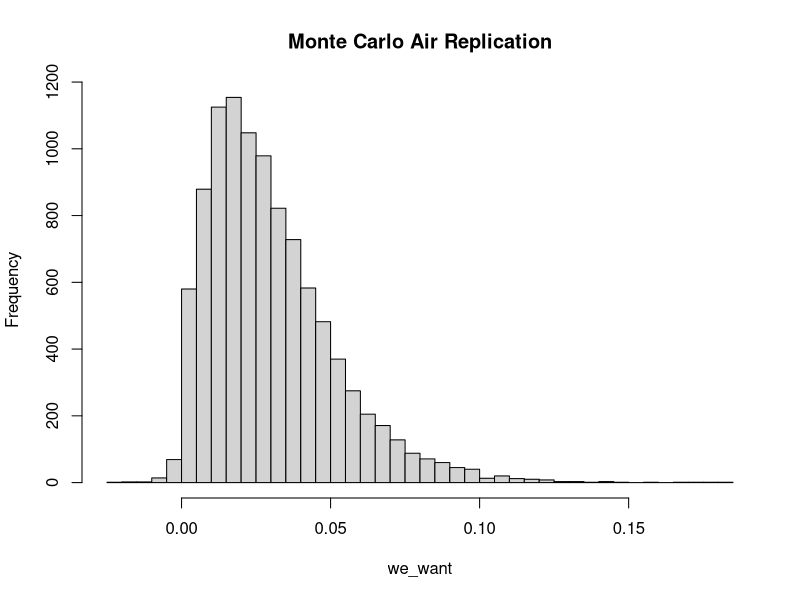
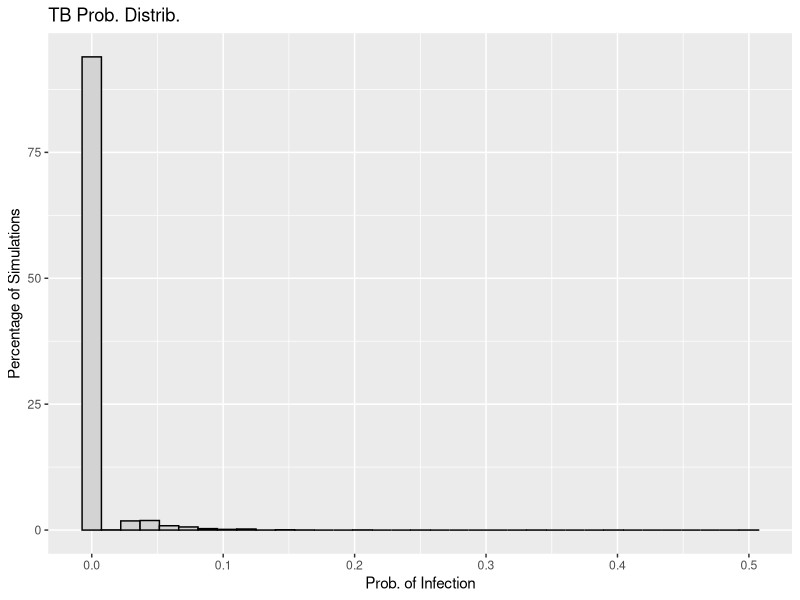
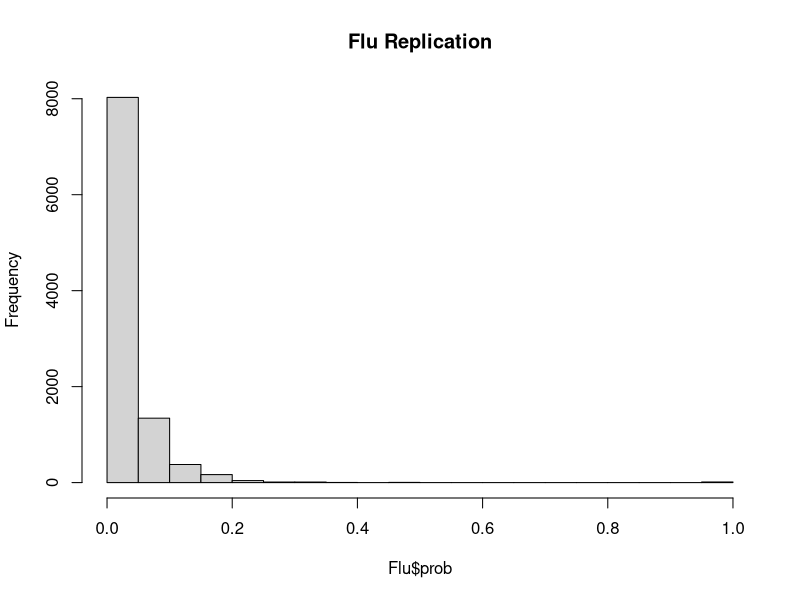
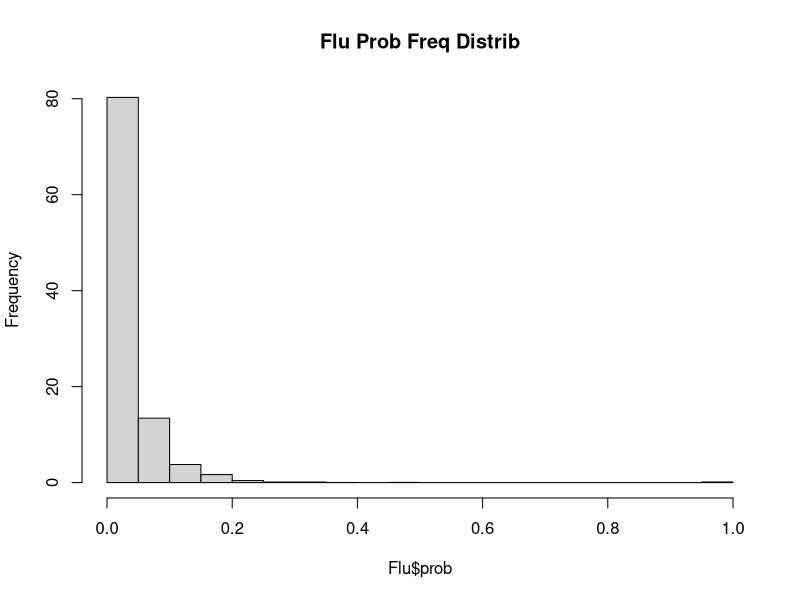
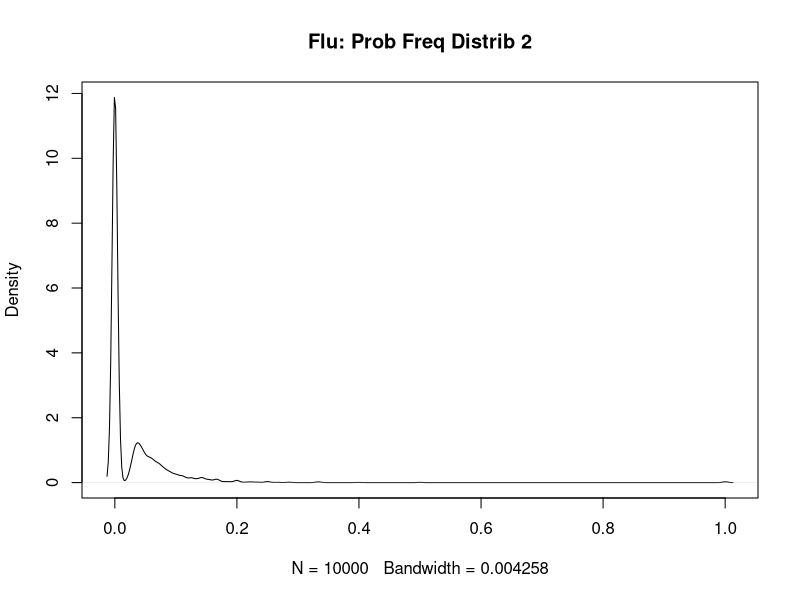
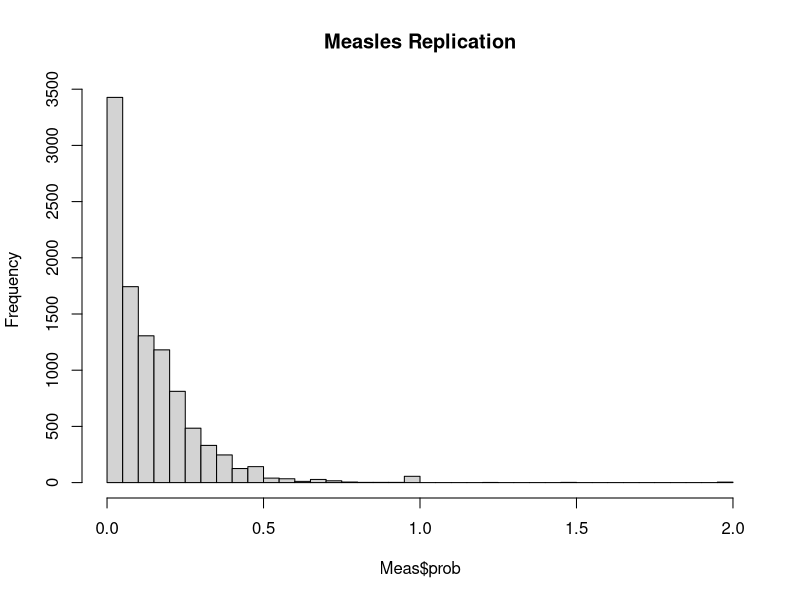
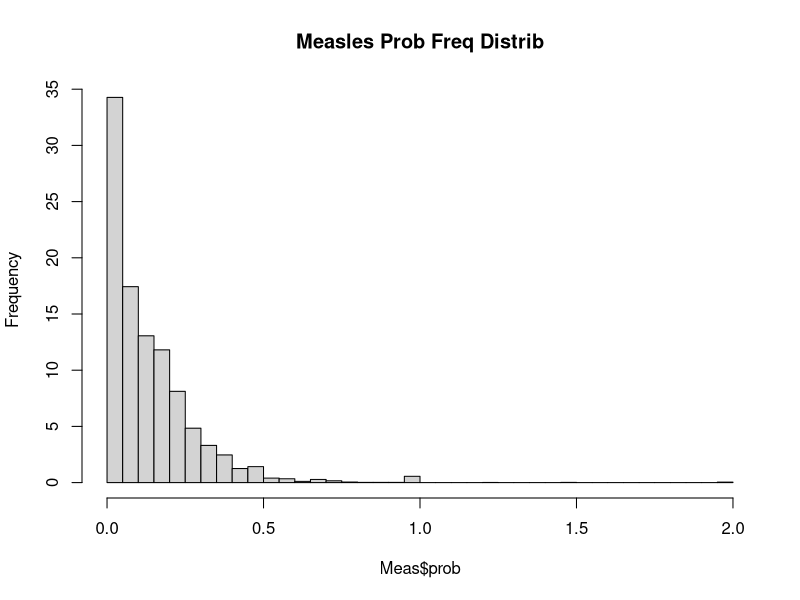
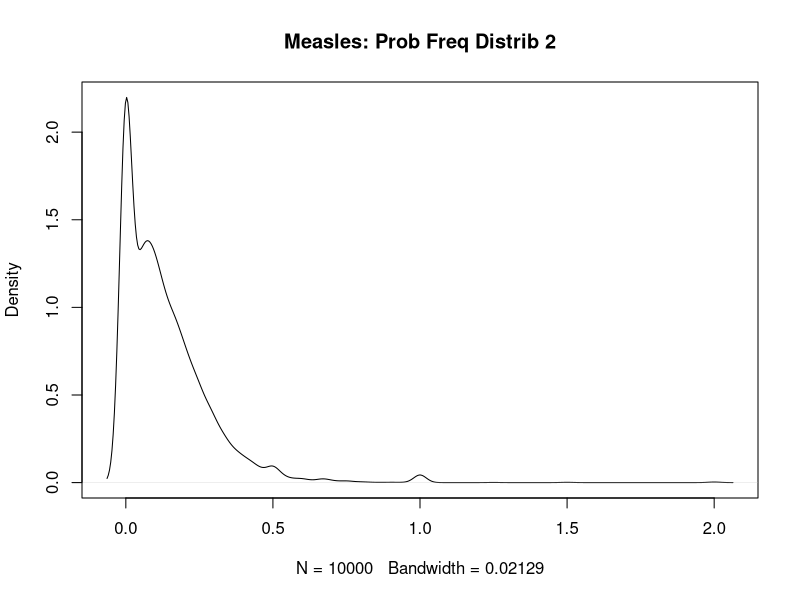

Generate these figures, in order, with R: (Note: this script raises an error after producing the figures.)
## ---- chunk 1
set.seed(400)
## ---- chunk 2
library(dplyr)
library(stats)
library(tidyr)
library(tidyverse)
library(broom)
library(ggplot2)
library(tibble)
## ---- chunk 3
m <- 10000

monte_AIR <- function(m) {
  storing <- numeric(m)
  for (i in 1:m){
    p <- rnorm(1, mean = 0.48, sd = 0.20)
    I <- 1
    phi <- rnorm(1, mean = 100, sd = 20)
    V <- 132
    N <- rnorm(1, mean = 3, sd = 0.5)
    t <- rnorm(1, mean = 0.5, sd = 0.167)
  
    form <- ((p*I*phi)/V) * ((N*t + exp(-N*t) - 1) / (N^2))
  
    storing[i] <- 1 - exp(-form)
  }
  return(storing)
}

we_want <- monte_AIR(m)

mean(we_want)

hist(we_want , breaks = 35, main = "Monte Carlo Air Replication")
## ---- chunk 4
# Wells-Riley formula: 

## vent_mean = 4 <- ventilation rate
## breath_mean = 0.48 <- pumonary ventilation rate
## time_mean = 0.5 <- 30min /1 hr

air_monte <- function(m = 10000, quanta_mean, quanta_sd, 
                      room_vol=132, infect=1, vent_mean=4, vent_sd=1, 
                      breath_mean=0.48, breath_sd=0.2, 
                      time_mean=0.5, time_sd=0.167, s_mean = 19, s_sd=10) {

  
    p_vec <- pmax(rnorm(m, breath_mean, breath_sd), 0)
    phi_vec <- pmax(rnorm(m, quanta_mean, quanta_sd), 0)
    t_vec <- pmax(rnorm(m, time_mean, time_sd), 0)
    Q_vec <- pmax(rnorm(m, vent_mean, vent_sd), 0.01)
    S0_vec <- pmax(round(rnorm(m, s_mean, s_sd)), 1)
    I_vec <- infect
    
      # exposure term
    X_vec <- (I_vec * phi_vec * p_vec * t_vec) / Q_vec
    
      # infection prob. 
    P_vec <- 1 - exp(-X_vec)
    
    new_infect <- S0_vec * P_vec
    S_after <- S0_vec - new_infect
    
    res_df <- tibble::tibble(
      p = p_vec, phi=phi_vec, t=t_vec, Q=Q_vec, S0=S0_vec, 
      X=X_vec, prob=P_vec, infections=new_infect, survivors=S_after
    )
    
    summ <- list(
      mean_prob = mean(res_df$prob),
      mean_infections = mean(res_df$infections),
      prob_quantiles = quantile(res_df$prob, c(0.25,0.5,0.75,0.9,0.95)),
      inf_quantiles = quantile(res_df$infections, c(0.25,0.5,0.75,0.9,0.95))
    )
    return(list(data=res_df, summary=summ))
}

plot_prob <- function(sim_res, title="Infection Prob. Distribution"){
  df <- sim_res$data
  ggplot(df, aes(x=prob)) +
    geom_histogram(aes(y=..count.. / sum(..count..) * 100), bins=35, closed="left") +
    labs(x="Infection Prob. for an Individual(P)", 
         y="Percent of Simulation (%)",
         title=title)
}
## ---- chunk 5
TB <- air_monte(m=10000, quanta_mean=12.7, quanta_sd=3.0)
Flu <- air_monte(m=10000, quanta_mean=100, quanta_sd=25.0)
Meas <- air_monte(m=10000, quanta_mean=570, quanta_sd=143.0)
SARS <- air_monte(m=10000, quanta_mean=2.7, quanta_sd=1.2)

TB

## ---- chunk 6
better_monte <- function(m = 10000, dis_quanta, quanta_sd, room_vol = 132, 
                         infected_individuals = 1, ACH = 4){ 
  probability_inf <- numeric(m)
  num_new_infect <- numeric(m)
  sus_persons <- numeric(m)

  for(i in 1:m) {
    
    p_2 <- max(rnorm(1, mean = 0.48, sd = 0.20), 0)
    phi_2 <- max(rnorm(1, mean = dis_quanta, sd = quanta_sd),0)
    t_2 <- max(rnorm(1, mean = 0.5, sd = 0.167), 0)
    S0 <- max(round(rnorm(1, mean = 19, sd = 10)),1)
    
    q_2 <- infected_individuals * phi_2
 
    
    nucci <- ((p_2*q_2)/room_vol) * 
      ((ACH * t_2 + exp(-ACH *t_2) -1) / (ACH^2))
    
    S_t <- S0 * exp(-nucci)
    
    
    exp_inf <- S0 - S_t
    inf <- rpois(1, lambda = exp_inf)
    
    sus_prob <- inf / S0
    
    probability_inf[i] <- sus_prob
    num_new_infect[i] <- inf
    sus_persons[i] <- S_t
  }
  
  return(list(prob = probability_inf,
              infections = num_new_infect,
              survivors = sus_persons,
              summary = list(mean_prob = mean(probability_inf),
                             mean_infections = mean(num_new_infect),
                             prob_quantiles = quantile(probability_inf, 
                                                       c(0.25, 0.5, 0.75, 
                                                         0.9, 0.95)),
                             inf_quantiles = quantile(num_new_infect, 
                                                      c(0.25, 0.5, 0.75, 
                                                        0.9, 0.95)))))

}

TB <- better_monte(10000, dis_quanta = 12.7, quanta_sd = 3.0,
                   room_vol = 132, infected_individuals = 1, 
                   ACH = 4)

TB

mean(TB$prob)

TB_df <- data.frame(prob = TB$prob)

TB_plot <- ggplot(data = TB_df, aes(x = prob)) + 
  geom_histogram(aes(y = ..count.. /sum(..count..) *100),
                 bins = 35, 
                 fill = "lightgrey",
                 color = "black") +
  labs(title = "TB Prob. Distrib.",
       x = "Prob. of Infection",
       y = "Percentage of Simulations")

TB_plot

## ---- chunk 7
Flu <- better_monte(10000, dis_quanta = 100, quanta_sd = 25.0,
                   room_vol = 132, infected_individuals = 1, 
                   ACH = 4)

mean(Flu$prob)
hFlu <- hist(Flu$prob, breaks = 35, main = "Flu Replication")

hFlu$counts <- hFlu$counts / sum(hFlu$counts) * 100

plot(hFlu, main = "Flu Prob Freq Distrib")


densF <- density(Flu$prob)

densF$y <- densF$y / sum(densF$y) *100

plot(densF, main = "Flu: Prob Freq Distrib 2")
## ---- chunk 8
Meas <- better_monte(10000, dis_quanta = 570, quanta_sd = 173.0,
                   room_vol = 132, infected_individuals = 1, 
                   ACH = 4)

mean(Meas$prob)

hM <- hist(Meas$prob, breaks = 35, main = "Measles Replication")

hM$counts <- hM$counts / sum(hM$counts) * 100

plot(hM, main = "Measles Prob Freq Distrib")


densM <- density(Meas$prob)

densM$y <- densM$y / sum(densM$y) *100

plot(densM, main = "Measles: Prob Freq Distrib 2")

## ---- chunk 9
SARS <- better_monte(10000, dis_quanta = 2.7, quanta_sd = 1.2,
                   room_vol = 132, infected_individuals = 1, 
                   ACH = 4)

mean(SARS$prob)

hSARS <- hist(SARS$prob, breaks = 35, main = "SARS Graph")

hSARS$counts <- hSARS$counts / sum(hSARS$counts) * 100

plot(hSARS, main = "SARS Prob Freq Distrib")


densSARS <- density(SARS$prob)

densSARS$y <- densSARS$y / sum(densSARS$y) *100

plot(densSARS, main = "SARS: Prob Freq Distrib 2")

## ---- chunk 10

## The monte carlo simulation results estimate the infection risk for four airborne disease in a standard waiting room scenario. 

## Tuberculosis: moderate mean infection prob of 0.499 per susceptible individual, with approx 9.6 expected new infections, high variability: range from 0.342 to 0.857, showing potential higher-risk scenarios in dif conditions

## Influenza: higher mean prob: 0.941, nearly 18 expected infections, median and upper quantiles approach 1, infection is almost certain in the environment

## Measles: highest risk, mean prob. of 0.987, almost entire susceptible pop expected to become infected, all quantiles 1

## SARS: low mean prob: 0.153, roughly 3 expected new infections, moderate variability ranges from 0.072 to 0.369

## *infection risk is strongly driven by the disease'airborne quanta generation rate: meas and flu-high risk, tb-moderate risk, sars-lower risk

## ---- chunk 11

TB_df <- data.frame(prob=as.numeric(TB$prob), Disease="TB")
Measles_df <- data.frame(prob=as.numeric(Measles$prob), Disease = "Measles")
Flu_df <- data.frame(prob=as.numeric(Flu$prob), Disease = "Flu")
SARS_df <- data.frame(prob=as.numeric(SARS$prob), Disease="SARS")

combined_df <- rbind(TB_df, Measles_df, Flu_df, SARS_df)
combined_df$prob <- pmin(pmax(combined_df$prob, 0),1)

ggplot(combined_df, aes(x=prob, fill=Disease, color=Disease)) +
  geom_histogram(aes(y= ..count.. / sum(..count..) * 100),
                  bins=35, position="identity", alpha=0.4) +
  labs(title="Prob. of Infection Distribution by Disease",
       x = "Probability of Infection",
       y = "Percentage of Simulations") +
  scale_color_manual(values = c("TB" = "green", "Measles" = "magenta",
                               "Influenza"="blue", "SARS"="yellow3")) +
  scale_fill_manual(values = c("TB" = "green", "Measles" = "magenta",
                               "Influenza"="blue", "SARS"="yellow3")) +
  theme_minimal()

## ---- chunk 12
scenario_monte <- function(m = 10000, dis_quantaS, quanta_sdS, room_vol = 300, 
                         infected_individuals = 1, ACH = 4, t_scen = max(rnorm(1, mean = 1, sd = 0.167))){ 
  prob_inf <- numeric(m)
  num_infec <- numeric(m)
  sus_per <- numeric(m)

  for(i in 1:m) {
    
    p_scen <- max(rnorm(1, mean = 0.48, sd = 0.20), 0)
    phi_scen <- max(rnorm(1, mean = dis_quantaS, sd = quanta_sdS),0)
    S0_scen <- max(round(rnorm(1, mean = 19, sd = 10)),1)
    
    q_2_scen <- infected_individuals * phi_scen
 
    nucci_scen <- ((p_scen*q_2_scen)/room_vol) * 
      ((ACH * t_scen + exp(-ACH * t_scen) -1) / (ACH^2))
    
    S_t_scen <- S0_scen * exp(-nucci_scen)
    
    exp_inf_scen <- S0_scen - S_t_scen
    inf_scen <- rpois(1, lambda = exp_inf_scen)
    
    sus_prob_scen <- inf_scen / S0_scen
    
    prob_inf[i] <- sus_prob_scen
    num_infec[i] <- inf_scen
    sus_per[i] <- S_t_scen
  }
  
  return(list(prob = prob_inf,
              infections = num_infec,
              survivors = sus_per,
              summary = list(mean_prob = mean(prob_inf),
                             mean_infections = mean(num_infec),
                             prob_quantiles = quantile(prob_inf, 
                                                       c(0.25, 0.5, 0.75, 
                                                         0.9, 0.95)),
                             inf_quantiles = quantile(num_infec, 
                                                      c(0.25, 0.5, 0.75, 
                                                        0.9, 0.95)))))

}

scenario_1 <- scenario_monte(10000, dis_quantaS = 12.7, quanta_sdS = 3.0,
                   room_vol = 300, infected_individuals = 1, 
                   ACH = 4, t_scen = max(rnorm(1, mean = 1, sd = 0.167)))

mean(scenario_1$prob)
## ---- chunk 13
scen1_TB <- scenario_monte(10000, dis_quanta = 12.7, quanta_sd = 3.0,
                   room_vol = 300, infected_individuals = 1, 
                   ACH = 4)
scen1_meas <- scenario_monte(10000, dis_quanta = 100, quanta_sd = 25.0,
                   room_vol = 300, infected_individuals = 1, 
                   ACH = 4)
scen1_flu <- scenario_monte(10000, dis_quanta = 570, quanta_sd = 173.0,
                   room_vol = 300, infected_individuals = 1, 
                   ACH = 4)

TB_df1 <- data.frame(prob=as.numeric(scen1_TB$prob), Disease="TB")
Meas_df1 <- data.frame(prob=as.numeric(scen1_meas$prob), Disease="Measles")
Flu_df1 <- data.frame(prob=as.numeric(scen1_flu$prob), Disease="Influenza")

comb_df1 <- rbind(TB_df1, Meas_df1, Flu_df1)
comb_df1$prob <- pmin(pmax(comb_df1$prob, 0),1)

ggplot(comb_df1, aes(x=prob, fill=Disease, color=Disease)) +
  geom_histogram(aes(y=..count.. / sum(..count..) * 100),
                 bins=35, position="identity", alpha=0.4) +
  labs(title="Scenario 1: Probability of Infection Distribution by Disease",
       x="Probability of Infection",
       y = "Percentage of Simulations") +
  scale_color_manual(values = c("TB" = "green", "Measles" = "magenta",
                               "Influenza"="blue")) +
  scale_fill_manual(values = c("TB" = "green", "Measles" = "magenta",
                               "Influenza"="blue")) +
  theme_minimal()


## ---- chunk 14

scenario_2 <- scenario_monte(10000, dis_quantaS = 12.7, quanta_sdS = 3.0,
                             room_vol = 132, infected_individuals = 2, ACH = 4,
                             t_scen = max(rnorm(1, mean = 0.5, sd = 0.167)))

mean(scenario_2$prob)

## ---- chunk 15
scen_1_M <- scenario_monte(10000, dis_quantaS = 570, quanta_sdS = 143.0,
                   room_vol = 300, infected_individuals = 1, 
                   ACH = 4, t_scen = max(rnorm(1, mean = 1, sd = 0.167)))

mean(scen_1_M$prob)
## ---- chunk 16

scen_2_M <- scenario_monte(10000, 570, 143.0, 132, 2, 4, max(rnorm(1, mean = 0.5, sd = 0.167)))

mean(scen_2_M$prob)
## ---- chunk 17
s1_Flu <- scenario_monte(10000, 100, 25.0, 300, 1, 4, 
                         max(rnorm(1, mean = 1, sd = 0.167)))

mean(s1_Flu$prob)
## ---- chunk 18

s2_Flu <- scenario_monte(10000, 100, 25.0, 132, 2, 4, 
                         max(rnorm(1, mean = 0.5, sd = 0.167)))
mean(s2_Flu$prob)
## ---- chunk 19
scen2_TB <- scenario_monte(10000, dis_quanta = 12.7, quanta_sd = 3.0,
                   room_vol = 50, infected_individuals = 2, 
                   ACH = 4)
scen2_meas <- scenario_monte(10000, dis_quanta = 100, quanta_sd = 25.0,
                   room_vol = 50, infected_individuals = 2, 
                   ACH = 4)
scen2_flu <- scenario_monte(10000, dis_quanta = 570, quanta_sd = 173.0,
                   room_vol = 50, infected_individuals = 2, 
                   ACH = 4)

TB_df2 <- data.frame(prob=as.numeric(scen2_TB$prob), Disease="TB")
Meas_df2 <- data.frame(prob=as.numeric(scen2_meas$prob), Disease="Measles")
Flu_df2 <- data.frame(prob=as.numeric(scen2_flu$prob), Disease="Influenza")

comb_df2 <- rbind(TB_df2, Meas_df2, Flu_df2)
comb_df2$prob <- pmin(pmax(comb_df2$prob, 0),1)

ggplot(comb_df2, aes(x=prob, fill=Disease, color=Disease)) +
  geom_histogram(aes(y=..count.. / sum(..count..) * 100),
                 bins=35, position="identity", alpha=0.4) +
  labs(title="Scenario 2: Probability of Infection Distribution by Disease",
       x="Probability of Infection",
       y = "Percentage of Simulations") +
  scale_color_manual(values = c("TB" = "green", "Measles" = "magenta",
                               "Influenza"="blue")) +
  scale_fill_manual(values = c("TB" = "green", "Measles" = "magenta",
                               "Influenza"="blue")) +
  theme_minimal()
